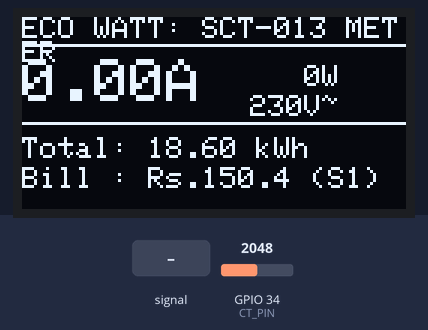
This sketch was run on a simulated ESP32. Parts: 128×64 one-colour display. Inputs (shaded band) come from the test bench; at power-on: GPIO 34 (CT_PIN) = 2048 (analog values on the 0–4095 scale). What the sketch prints to the serial monitor is not drawn.

Above: at 1.9 s.
2.0 s: GPIO 34 (CT_PIN) fed a 200 Hz sine of ±327 counts around its level
At 3.0 s:
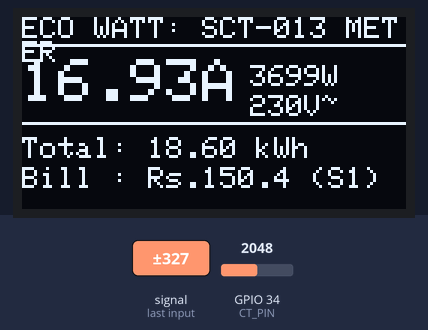
5.0 s: GPIO 34 (CT_PIN) set to 2866
At 7.1 s:
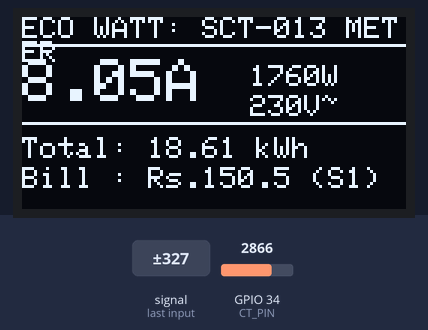
7.8 s: GPIO 34 (CT_PIN) set to 794
At 8.8 s:
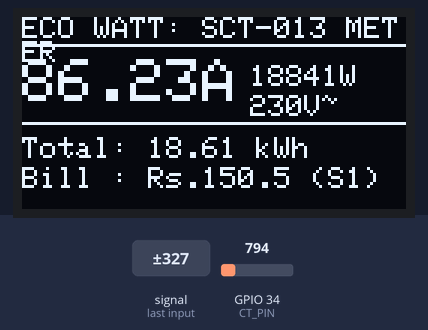
10.8 s: GPIO 34 (CT_PIN) set to 673
At 13.0 s:
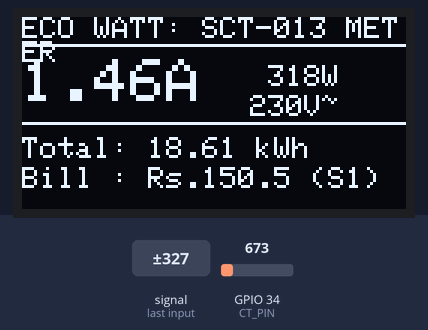
13.8 s: GPIO 34 (CT_PIN) set to 2757
At 15.1 s:
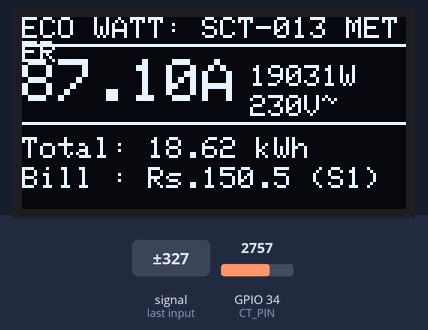
16.8 s: GPIO 34 (CT_PIN) set to 2835
At 20.1 s:
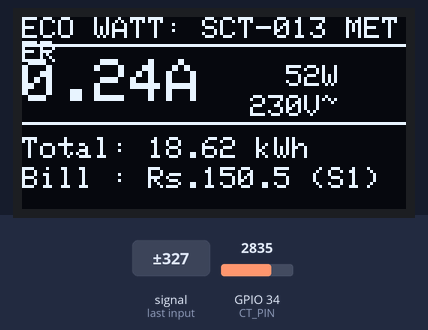
Timing chart, 0 to 20.8 s (numbered marks = the images above; inputs shaded):
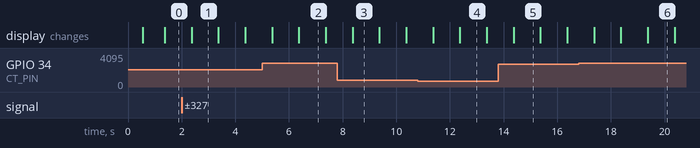

The sketch:

esp32_ecowatt_sct013.ino
```cpp
/**
 * ============================================================================
 * ⚡ ECO WATT: SCT-013-000 NON-INVASIVE CURRENT TRANSFORMER FIRMWARE
 * ============================================================================
 * Hardware Target: ESP32 Dev Module (WROOM-32)
 * Sensor: SCT-013-000 (100A : 50mA secondary current)
 * Analog Input: GPIO 34 (ADC1 Channel 6)
 * Conditioning: 22Ω Burden Resistor + 100kΩ/100kΩ DC Bias Divider (1.65V)
 * Tariff Model: Indian State Telescopic Slab Calculator (INR ₹)
 * ============================================================================
 */

#include <Arduino.h>
#include <Wire.h>
#include <Adafruit_GFX.h>
#include <Adafruit_SSD1306.h>
#include "../include/TariffEngine.h"
#include "../include/AIEnergyAdvisor.h"

#define CT_PIN 34               // ESP32 ADC1 Pin (Only ADC1 pins can be used when WiFi is active)
#define MAINS_VOLTAGE_EST 230.0f// Standard Indian RMS Grid Voltage
#define SAMPLES 1480            // Number of analog samples per 50Hz cycle calculation

// CT Calibration Constant:
// Ratio = 100A / 0.05A = 2000 turns.
// With 22 Ohm burden resistor: 1A primary yields (1 / 2000) * 22 = 0.011V RMS.
// Calibration Factor = (100A / 0.05A) / Burden_Resistor = 2000 / 22 = 90.9
const float ICAL = 90.9f;

// OLED Setup
#define SCREEN_WIDTH 128
#define SCREEN_HEIGHT 64
Adafruit_SSD1306 display(SCREEN_WIDTH, SCREEN_HEIGHT, &Wire, -1);

IndianTariffEngine tariffEngine;
AIEnergyAdvisor aiAdvisor;

// Telemetry State
float Irms = 0.0f;
float activeWatts = 0.0f;
float accumulatedKwh = 18.6f;
unsigned long lastSampleTime = 0;
unsigned long lastIntegrationTime = 0;

/**
 * High-speed Root-Mean-Square (RMS) Analog Sampling Engine
 */
float calculateIrms(int pin, int numberOfSamples) {
    long sumSquaredCurrent = 0;
    int sampleValue = 0;
    // Midpoint ADC for ESP32 12-bit (0-4095), nominally ~2048 with 1.65V bias
    // We compute dynamic DC offset to eliminate low-frequency drift
    static float offsetI = 2048.0f;

    for (int n = 0; n < numberOfSamples; n++) {
        sampleValue = analogRead(pin);

        // Digital High-Pass Filter to remove 1.65V DC offset
        offsetI = (offsetI + (sampleValue - offsetI) / 1024.0f);
        float filteredSample = sampleValue - offsetI;

        // Root-Mean-Square sum
        sumSquaredCurrent += (filteredSample * filteredSample);
        delayMicroseconds(120); // Spreads samples across multiple 50Hz cycles (20ms period)
    }

    // Mean squared
    float meanSquared = (float)sumSquaredCurrent / (float)numberOfSamples;
    float rmsAdcCounts = sqrt(meanSquared);

    // Convert ADC counts to Volts (3.3V / 4096 = 0.000805V per count)
    float rmsVoltage = (rmsAdcCounts * 3.3f) / 4096.0f;

    // Convert to Primary Amperes using burden resistance and CT turns
    float calculatedCurrent = rmsVoltage * ICAL;

    // Filter out ambient ADC noise floor (< 0.15A)
    if (calculatedCurrent < 0.15f) {
        calculatedCurrent = 0.0f;
    }

    return calculatedCurrent;
}

void setup() {
    Serial.begin(115200);
    delay(500);
    Serial.println("\n⚡ ECO WATT: SCT-013 SPLIT-CORE CT ENGINE STARTED");

    // Configure ADC for maximum resolution and attenuation
    analogReadResolution(12);
    analogSetAttenuation(ADC_11db); // Full 0V - 3.3V range

    // Initialize OLED Display
    Wire.begin(21, 22);
    if (display.begin(SSD1306_SWITCHCAPVCC, 0x3C)) {
        display.clearDisplay();
        display.setTextColor(SSD1306_WHITE);
        display.setTextSize(1);
        display.setCursor(10, 20);
        display.println("ECO WATT (CT-013)");
        display.setCursor(10, 36);
        display.println("Calibrating ADC...");
        display.display();
    }

    tariffEngine.setProfileBESCOM();
    lastIntegrationTime = millis();
}

void loop() {
    // Read Current every 1000ms
    if (millis() - lastSampleTime >= 1000) {
        lastSampleTime = millis();

        Irms = calculateIrms(CT_PIN, SAMPLES);
        activeWatts = Irms * MAINS_VOLTAGE_EST * 0.95f; // Estimated 0.95 PF

        // Integrate energy in kWh
        unsigned long now = millis();
        float elapsedSeconds = (now - lastIntegrationTime) / 1000.0f;
        lastIntegrationTime = now;
        accumulatedKwh += (activeWatts / 1000.0f) * (elapsedSeconds / 3600.0f);

        // Run Indian Tariff Calculations
        BillCalculationResult bill = tariffEngine.calculateBill(accumulatedKwh);

        // Run Appliance AI NILM Disaggregation
        aiAdvisor.analyzeTelemetry(activeWatts, Irms, 0.95f, 15.0f);

        // Print to Serial
        Serial.printf("[CT SENSOR] Irms: %5.2f A | Power: %6.1f W | Energy: %6.3f kWh | Bill: ₹%6.2f (Slab %d)\n",
                      Irms, activeWatts, accumulatedKwh, bill.totalCurrentBill, bill.currentSlabIndex + 1);

        // Update Display
        display.clearDisplay();
        display.setTextSize(1);
        display.setCursor(0, 0);
        display.println("ECO WATT: SCT-013 METER");
        display.drawLine(0, 9, 128, 9, SSD1306_WHITE);

        display.setTextSize(2);
        display.setCursor(0, 14);
        display.printf("%4.2fA", Irms);

        display.setTextSize(1);
        display.setCursor(76, 16);
        display.printf("%4.0fW", activeWatts);
        display.setCursor(76, 26);
        display.print("230V~");

        display.drawLine(0, 35, 128, 35, SSD1306_WHITE);
        display.setCursor(0, 40);
        display.printf("Total: %5.2f kWh", accumulatedKwh);
        display.setCursor(0, 50);
        display.printf("Bill : Rs.%4.1f (S%d)", bill.totalCurrentBill, bill.currentSlabIndex + 1);

        display.display();
    }
}
```

Measured:
- after the input at 2.0 s, the display: changes after 0.37 s (image 1)
- after the input at 13.8 s, the display: changes after 0.57 s (image 5)
- what the display in image 1 shows lasts 1.0 s, from 2.4 s to 3.4 s
